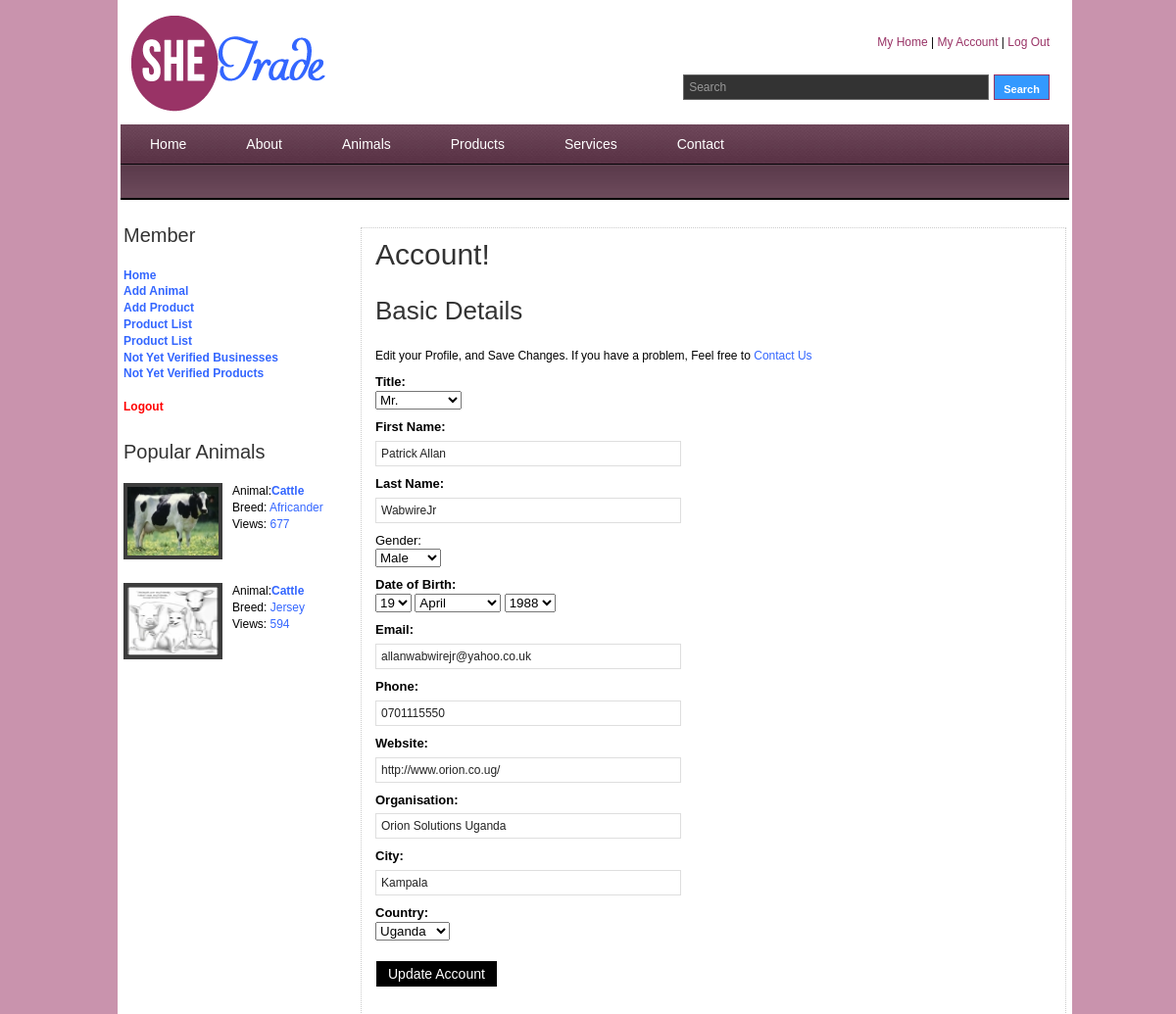
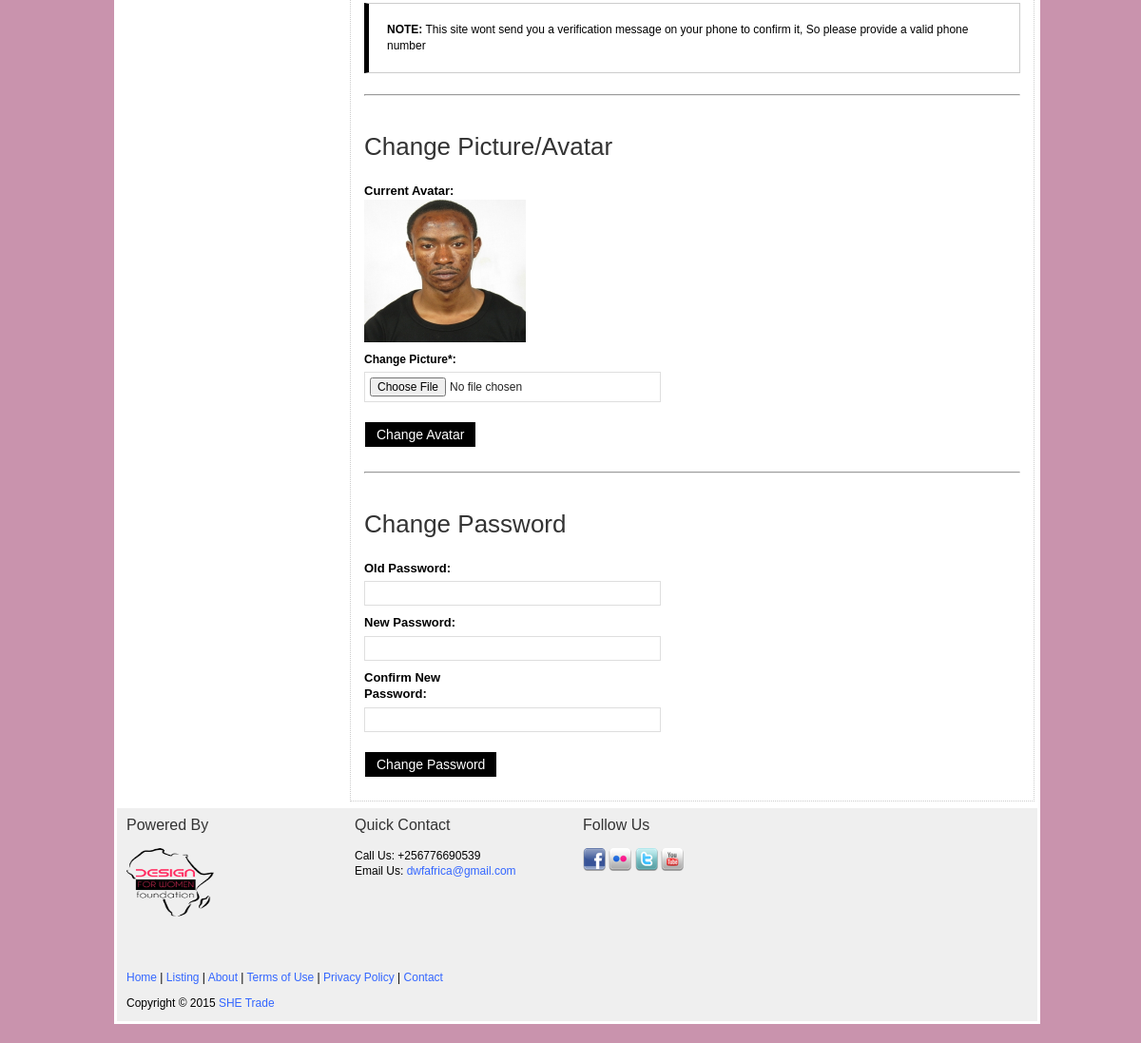
Page /shetrade/account.php?c=120d01182dbb142a89dfee2f9d624c9d on the committed database (2 pictures, top to bottom).
### tables this page shows
CREATE TABLE IF NOT EXISTS `members` (
  `Member_ID` int(10) NOT NULL AUTO_INCREMENT,
  `Title` varchar(5) NOT NULL,
  `First_Name` varchar(32) NOT NULL,
  `Last_Name` varchar(32) NOT NULL,
  `Gender` varchar(6) NOT NULL,
  `Date_Of_Birth` date NOT NULL,
  `Email` varchar(250) NOT NULL,
  `Phone` varchar(32) NOT NULL,
  `Website` varchar(200) NOT NULL,
  `Image` varchar(120) NOT NULL,
  `Image_Thumb` varchar(120) NOT NULL,
  `Organisation` varchar(250) NOT NULL,
  `City` varchar(250) NOT NULL,
  `Country` varchar(250) NOT NULL DEFAULT 'Uganda',
  `Animals_Added` int(10) NOT NULL DEFAULT '0',
  `Animals_Products` int(10) NOT NULL DEFAULT '0',
  `Animal_Products` int(10) NOT NULL DEFAULT '0',
  `Type` varchar(5) NOT NULL DEFAULT 'User',
  `Verification_Code` varchar(32) NOT NULL,
  `Verified` varchar(3) NOT NULL DEFAULT 'No',
  `Password` varchar(32) NOT NULL,
  PRIMARY KEY (`Member_ID`)
);

CREATE TABLE IF NOT EXISTS `animal` (
  `Animals_ID` int(10) NOT NULL AUTO_INCREMENT,
  `Animal` varchar(250) NOT NULL,
  `Breed` varchar(250) NOT NULL,
  `Date_of_Birth` date NOT NULL,
  `Parentage` varchar(250) NOT NULL,
  `Color` varchar(300) NOT NULL,
  `Vaccinated` varchar(10) NOT NULL,
  `Registered` varchar(10) NOT NULL,
  `Trained` varchar(10) NOT NULL,
  `Weight` varchar(10) NOT NULL,
  `Purpose` text NOT NULL,
  `Location` varchar(250) NOT NULL,
  `Country` varchar(250) NOT NULL DEFAULT 'Uganda',
  `Price` varchar(25) NOT NULL,
  `Sale_Type` varchar(12) NOT NULL,
  `Description` text NOT NULL,
  `Image_1` varchar(50) NOT NULL,
  `Image_1_Thumb` varchar(50) NOT NULL,
  `Image_2` varchar(50) NOT NULL,
  `Image_2_Thumb` varchar(50) NOT NULL,
  `Image_3` varchar(50) NOT NULL,
  `Image_3_Thumb` varchar(50) NOT NULL,
  `Views` int(10) NOT NULL,
  `Verified` varchar(3) NOT NULL DEFAULT 'No',
  `Added_By` int(10) NOT NULL,
  `Member_Type` varchar(12) NOT NULL DEFAULT 'User',
  PRIMARY KEY (`Animals_ID`)
);

CREATE TABLE IF NOT EXISTS `contacts` (
  `Contacts_ID` int(1) NOT NULL AUTO_INCREMENT,
  `Physical` text NOT NULL,
  `Postal` text NOT NULL,
  `Email` varchar(250) NOT NULL,
  `Forward_Emails_To` varchar(250) NOT NULL,
  `Phone` varchar(25) NOT NULL,
  PRIMARY KEY (`Contacts_ID`)
);

### shetrade/account.php (the view, shortened to what the rows shown need)
<?php session_start(); require "_con.php"; require "_osiris.php"; require "_functions.php"; error_reporting(0);
?>
<!DOCTYPE html PUBLIC "-//W3C//DTD XHTML 1.0 Transitional//EN" "http://www.w3.org/TR/xhtml1/DTD/xhtml1-transitional.dtd">
<html xmlns="http://www.w3.org/1999/xhtml">
<head>
<link href="css/templatemo_style.css" rel="stylesheet" type="text/css" />
<link rel="stylesheet" type="text/css" href="css/ddsmoothmenu.css" />
</head>
<body>
<div id="templatemo_wrapper">
<table width="974" border="0" bgcolor="#FFFFFF">
  <tr>
    <td width="188"><div id="templatemo_header">
      <div class="cleaner">
        <table width="954" border="0" align="left">
          <tr>
            <td width="915"><div id="site_title">
              <h1><a href="http://www.animalminute.com">Animal Minute | All about Animals and More</a></h1>
            </div></td>
          </tr>
        </table>
      </div>
    </div></td>
  </tr>
  <tr>
    <td><table width="723" border="0" align="right" bgcolor="#FFFFFF">
      <tr>
        <td width="722">
        <div id="content" class="float_r">
        <h1>Account!</h1>
        <h2>Basic Details</h2>
        <?php
			$Member_Result=mysql_query("SELECT * FROM members WHERE Member_ID=$_SESSION[Member_ID]", $conn);
			$Member_Details= mysql_fetch_array($Member_Result);
			$Title=$Member_Details['Title'];
			$First_Name = $Member_Details['First_Name'];
			$Last_Name = $Member_Details['Last_Name'];
			$Email = $Member_Details['Email'];
			$Gender = $Member_Details['Gender'];
			$Organisation = $Member_Details['Organisation'];
			$City=$Member_Details['City'];
			$Phone=$Member_Details['Phone'];
			$Website = $Member_Details['Website'];
			$Country=$Member_Details['Country'];
			$Image=$Member_Details['Image'];
			$Day_of_Birth=date("d", strtotime($Member_Details['Date_Of_Birth']));
			$Month_of_Birth=date("F", strtotime($Member_Details['Date_Of_Birth']));
			$Year_of_Birth=date("Y", strtotime($Member_Details['Date_Of_Birth']));
		?>
        <div id="contact_form">
        <form action="account.php?update=details" method="post" enctype="multipart/form-data">
        	<label for="title"><strong>Title:</strong></label>
            <select name="title" class="main_input"><option>Select One</option>
            <?php
                if($Title=="Mr."){ echo "<option selected=\"selected\">Mr.</option>";}else{echo "<option>Mr.</option>";}
			?>
            </select>
            <div class="cleaner h10"></div>
            <label for="fname"><strong>First Name:</strong></label>
            <input type="text" name="FName" class="required input_field" value="<?php echo $First_Name; ?>"/>
            <div class="cleaner h10"></div>
            <label for="lname"><strong>Last Name:</strong></label>
            <input type="text" name="LName" class="required input_field" value="<?php echo $Last_Name; ?>"/>
            <div class="cleaner h10"></div>
            <label for="gender">Gender:</label>
            <select name="gender" class="main_input">
           	<?php
            	if($Gender=="Male"){echo "<option selected=\"selected\">Male</option>";}else{echo "<option>Male</option>";}
			?>
            </select>
            <div class="cleaner h10"></div>
            <label for="dob"><strong>Date of Birth:</strong></label>
            <select name="day" class="main_input">
            <?php
			$Month_Days=1;
			while($Month_Days<=31){ if($Day_of_Birth==$Month_Days){echo "<option selected=\"selected\">$Month_Days</option>";}else{echo "<option>$Month_Days</option>";} $Month_Days++; }
			?>
            </select>
            <select name="month" class="main_input">
            <?php
			if($Month_of_Birth=="April"){echo "<option value=\"04\" selected=\"selected\">April</option>";}else{echo "<option value=\"04\">April</option>";}
			?>
            </select>
            <select name="year" class="main_input">
            <?php
			$count=0; $thisyear=date('Y'); $min_age_year=$thisyear-13; while($count<52){ $newyear=$min_age_year-$count; if($Year_of_Birth==$newyear){echo "<option selected=\"selected\">$newyear</option>";}else{echo "<option>$newyear</option>";}$count++; }
			?>
            </select>
            <div class="cleaner h10"></div>
            <label for="email"><strong>Email:</strong></label>
            <input type="text" id="email" name="email" class="validate-email required input_field" value="<?php echo $Email; ?>" />
            <div class="cleaner h10"></div>
            <label for="phone"><strong>Phone:</strong></label>
            <input type="text" name="phone" class="required input_field" value="<?php echo $Phone; ?>"/>
            <div class="cleaner h10"></div>
            <label for="website"><strong>Website:</strong></label>
            <input type="text" name="website" class="required input_field" value="<?php echo $Website; ?>"/>
            <div class="cleaner h10"></div>
            <label for="organisation"><strong>Organisation:</strong></label>
            <input type="text" name="organisation" class="required input_field" value="<?php echo $Organisation; ?>"/>
            <div class="cleaner h10"></div>
            <label for="city"><strong>City:</strong></label>
            <input type="text" name="city" class="required input_field" value="<?php echo $City; ?>"/>
            <div class="cleaner h10"></div>
            <label for="country"><strong>Country:</strong></label>
            <select name="country" class="main_input">
            <?php
				$Country_Result=mysql_query("SELECT * FROM country ORDER BY Country ASC", $conn);
            	while ($Country_Array = mysql_fetch_array($Country_Result)) {
					$Country_DB=$Country_Array['Country'];
					if($Country==$Country_DB){echo "<option selected=\"selected\">$Country_DB</option>";}else{echo "<option>$Country_DB</option>";}
				}
			?>
            </select>
            <div class="cleaner h10"></div>
            <input type="submit" value="Update Account" id="submit" name="submit" class="submit_btn float_l" />
     	</form>
        </div>
        <br /><hr /><br />
        <a name="changeavatar" id="changeavatar"></a><br />
        <h2>Change Picture/Avatar</h2>
        <div id="contact_form">
        <form action="account.php?update=avatar" method="post" enctype="multipart/form-data">
        	<label for="oldpassword"><strong>Current Avatar:</strong></label>
            <img name="" src="<?php echo $Image; ?>" width="170" height="150" alt="" />
            <div class="cleaner h10"></div>
           	<strong> Change Picture*:</strong> <input name="image_1" type="file" class="required input_field" />
            <div class="cleaner h10"></div>
        	<input type="submit" value="Change Avatar" id="submit" name="submit" class="submit_btn float_l" />
        </form>
        </div>
        <br /><hr /><br />
        <a name="resetpassword" id="resetpassword"></a><br />
        <h2>Change Password</h2>
        </div>
		</td>
      </tr>
    </table>
      <table width="230" border="0" align="left">
      <?php
      	$Popular_SQL = "SELECT Animals_ID, Animal, Breed, Price, Image_1_Thumb, Views FROM animal WHERE Verified='Yes' ORDER BY Views DESC LIMIT 0, 3";
        $Popular_Result = mysql_query($Popular_SQL, $conn) or die(mysql_error());
        $Popular_3=mysql_num_rows($Popular_Result);
        if($Popular_3>0){
            while ($newArray = mysql_fetch_array($Popular_Result)) {
                        $Animals_ID=$newArray['Animals_ID'];
                        $Animal = $newArray['Animal'];
                        $Breed = $newArray['Breed'];
                        $Image_1_Thumb = $newArray['Image_1_Thumb'];
                        $Views = $newArray['Views'];
				if ($Animals_ID!=""){
					echo "<tr>";
					echo "<td>";
					echo "<div class=\"bs_box\"> <a href=\"details.php?animal=$Animals_ID\"><img src=\"$Image_1_Thumb\" width=\"93\" height=\"70\" alt=\"Image\" /></a>";
					echo "Animal:<a href=\"details.php?animal=$Animals_ID\"><strong>$Animal</strong></a><br />";
					echo "Breed: <a href=\"details.php?animal=$Animals_ID\">$Breed</a><br />";
					echo "Views: <a href=\"details.php?animal=$Animals_ID\">$Views</a><br />";
					echo "</div>";
					echo "</td>";
					echo "</tr>";
				}
            }
        }
        ?>
      </table></td>
  </tr>
  <tr>
    <td><div id="templatemo_footer">
      <div id="templatemo_footer2">
        <div class="col one_fourth">
          <?php
            $Contact_Sql = "SELECT Email, Phone FROM contacts WHERE Contacts_ID=1";
            $result = mysql_query($Contact_Sql, $conn) or die(mysql_error());
            $newArray = mysql_fetch_array($result);
            $Phone = $newArray['Phone'];
            $Email = $newArray['Email'];
            ?>
          <div class="toolfree_area">
            <div class="call_free"><span class="callus">Call Us: </span> <span class="callno"><?php echo $Phone; ?></span></div>
            <div class="bookmark">Email Us: <a href="mailto: <?php echo $Email; ?>"><?php echo $Email; ?></a></div>
          </div>
        </div>
      </div>
      Copyright © 2015 <a href="#">SHE Trade</a></div></td>
  </tr>
</table>
</div>
</body>
</html>

### rows in the picture
members: title "Mr.", FName "Patrick Allan", LName "WabwireJr", gender "Male", day "19", month "April", year "1988", email "allanwabwirejr@yahoo.co.uk", phone "0701115550", website "http://www.orion.co.ug/", organisation "Orion Solutions Uganda", city "Kampala", Image (picture)
animal: Image_1_Thumb (picture), Animal "Cattle", Breed "Africander", Views "677"
animal: Image_1_Thumb (picture), Animal "Cattle", Breed "Jersey", Views "594"
contacts: Phone "+256776690539", Email "dwfafrica@gmail.com"

### other values in the picture
form field country "Uganda"
